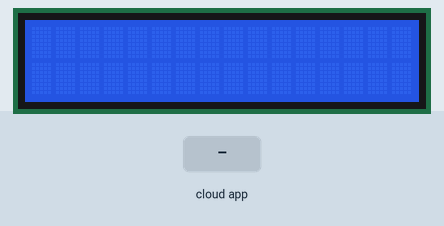
Recording of a sketch running on a simulated Arduino Uno, built with avr-gcc and run on an emulated ATmega328P. On the bench: 16×2 character LCD. Inputs (shaded band) come from the test bench. The ROS host is connected and sends only what is stated.

Above: at 1.2 s.
1.3 s: the phone or cloud app sets command_to_print to 0
At 2.3 s:
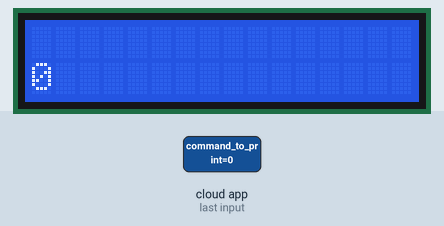
2.8 s: the phone or cloud app sets command_to_print to 1
At 3.5 s:
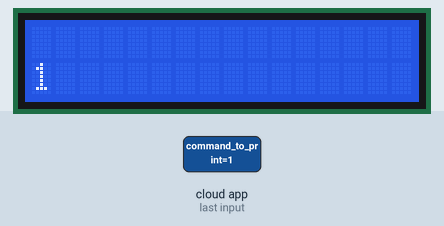
Timing chart, 0 to 5.8 s (numbered marks = the images above; inputs shaded):
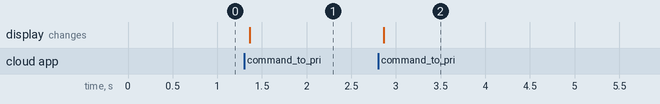

The sketch:

arcass.ino.ino
```cpp
//ROS
#include <ros.h>
#include <std_srvs/SetBool.h>
#include <std_msgs/String.h>
//LCD
#include <LiquidCrystal.h>

/* LCD initalization */
const int rs = 12, en = 11, d4 = 5, d5 = 4, d6 = 3, d7 = 2;
LiquidCrystal lcd(rs, en, d4, d5, d6, d7);

/* ROS stuff initialization */
ros::NodeHandle nh;

bool large_lights = false;
bool short_lights = false;

void onShortLightsCallback (const std_srvs::SetBool::Request &req, std_srvs::SetBool::Response &res) {
  if (not short_lights and not large_lights) {digitalWrite(9, HIGH); res.success = true; short_lights = true; res.message = "Shorts on!";}
  else {
    if (large_lights) res.message = "Shut large first";
    else res.message = "Shorts are on!";
    res.success = false;
  }
  lcd.begin(16, 2);
  lcd.setCursor(0, 0);
  lcd.print(res.message);
}

void offShortLightsCallback (const std_srvs::SetBool::Request &req, std_srvs::SetBool::Response &res) {
  if (short_lights) {digitalWrite(9, LOW); res.success = true; short_lights = false; res.message = "Short off!";}
  else {
    res.success = false;
    res.message = "Short are off!";
  }
  lcd.begin(16, 2);
  lcd.setCursor(0, 0);
  lcd.print(res.message);
}

void onLargeLightsCallback (const std_srvs::SetBool::Request &req, std_srvs::SetBool::Response &res) {
  if (not large_lights and not short_lights) {digitalWrite(8, HIGH); res.success = true; large_lights = true; res.message = "Large on!";}
  else {
    if (short_lights) res.message = "Shut short first";
    else res.message = "Large are on!";
    res.success = false;
  }
  lcd.begin(16, 2);
  lcd.setCursor(0, 0);
  lcd.print(res.message);
}

void offLargeLightsCallback (const std_srvs::SetBool::Request &req, std_srvs::SetBool::Response &res) {
  if (large_lights) {digitalWrite(8, LOW); res.success = true; large_lights = false; res.message = "Large off!";}
  else {
    res.success = false;
    res.message = "Large are off!";
  }
  lcd.begin(16, 2);
  lcd.setCursor(0, 0);
  lcd.print(res.message);
}

ros::ServiceServer<std_srvs::SetBool::Request, std_srvs::SetBool::Response> on_short_Lights_service ("on_short_lights",   &onShortLightsCallback);
ros::ServiceServer<std_srvs::SetBool::Request, std_srvs::SetBool::Response> off_short_Lights_service("off_short_lights", &offShortLightsCallback);
ros::ServiceServer<std_srvs::SetBool::Request, std_srvs::SetBool::Response> on_large_Lights_service ("on_large_lights",   &onLargeLightsCallback);
ros::ServiceServer<std_srvs::SetBool::Request, std_srvs::SetBool::Response> off_large_Lights_service("off_large_lights", &offLargeLightsCallback);

/* Topic Subscriber & Callbacks */

void toPrintCallback (const std_msgs::String &msg) {
    lcd.begin(16, 2);
    lcd.setCursor(0, 1);
    lcd.print(msg.data);
}

ros::Subscriber<std_msgs::String> toPrint_subscriber ("/assistant_dealer/assistant_dealer/command_to_print", &toPrintCallback);

void setup() {
  nh.initNode();
  nh.advertiseService(on_short_Lights_service);
  nh.advertiseService(off_short_Lights_service);
  nh.advertiseService(on_large_Lights_service);
  nh.advertiseService(off_large_Lights_service);
  nh.subscribe(toPrint_subscriber);
  //lcd init rows and cols
  lcd.begin(16, 2);
  lcd.setCursor(0, 1);
  digitalWrite(8, LOW); //First set low state...
  digitalWrite(9, LOW);
}

void loop() {
  nh.spinOnce();
  delay(2);
}
```

Measured:
- after the input at 1.3 s, the display: changes after 0.06 s (image 1)
- after the input at 2.8 s, the display: changes after 0.06 s (image 2)
